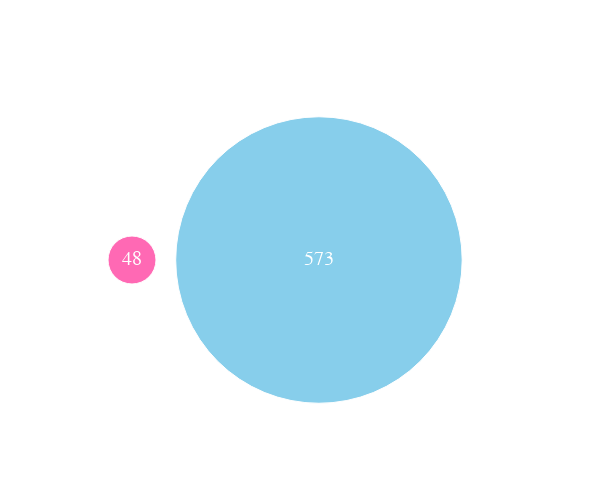

Notebook code for this chart:
### Markdown cell above
#### **Plot 1**

### Code cell
nr_of_men = sum(men_people)
nr_of_women = sum(women_people)

nr_men_women = pd.DataFrame({'gender': ['women', 'men'],'number_of': [nr_of_women, nr_of_men], 
                             'y_value_to_align': [1,1], 'x_value_to_align': [0,1]})

total_people = nr_men_women['number_of'].sum()
nr_men_women['percentage'] = nr_men_women['number_of']/total_people*100
nr_men_women['percentage'] = nr_men_women['percentage'].round(2)
fig = go.Figure(data=[go.Scatter(
    x=nr_men_women['x_value_to_align'], y=nr_men_women['y_value_to_align'],
    text=nr_men_women['number_of'],
    mode='markers+text',
    marker=dict(
        color=['hotpink', 'skyblue'],
        opacity=[1, 1],
        size=[nr_of_women, nr_of_men/2]),
    hovertemplate=
        "Articles about "+nr_men_women['gender']+" are " + ""+nr_men_women['percentage'].astype(str)+"%" +" of all articles about People"+ "",)])

fig.update_layout(
    font_family="Arial",
    font_color="white",
    font_size=20,
    template = 'simple_white',
    width=600, height=500
)

fig.update_xaxes(visible=False)   
fig.update_yaxes(visible=False)
fig.show()

fig.to_html(full_html = False, include_plotlyjs='cdn')
fig.write_html("datastory_plot/plot1.html", full_html=False, include_plotlyjs='cdn')

### Figure 1 — Plotly figure (JSON) as saved in the notebook; plotly's stock layout.template omitted (floating-point values rounded to 4 significant figures)
{"data": [{"hovertemplate": ["Articles about women are 7.73% of all articles about People", "Articles about men are 92.27% of all articles about People"], "marker": {"color": ["hotpink", "skyblue"], "opacity": [1, 1], "size": [48, 286.5]}, "mode": "markers+text", "text": [48, 573], "type": "scatter", "x": [0, 1], "y": [1, 1]}], "layout": {"font": {"color": "white", "family": "Times New Roman", "size": 20}, "height": 500, "width": 600, "xaxis": {"autorange": true, "range": [-0.2782, 2.076], "type": "linear", "visible": false}, "yaxis": {"autorange": true, "range": [0, 2], "type": "linear", "visible": false}}}
